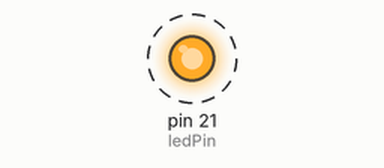
This program was run on a simulated Raspberry Pi (header pin numbers). Shown: output pins drawn as LEDs (lit = HIGH). Dashed ring = blinking. What the program prints to the terminal is not drawn.

Above: at 0.5 s.
Timing chart, 0 to 4.6 s (numbered marks = the images above):
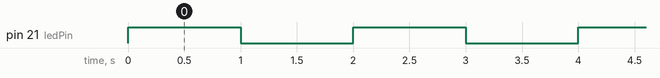

Measured:
- by itself, pin 21 (ledPin): alternates HIGH for 1.0 s and LOW for 1.0 s

The program:

ledBlink.py
```python
import RPi.GPIO as GPIO    # Import Raspberry Pi GPIO library
from time import sleep     # Import the sleep function from the time module

ledPin = 21

#GPIO.setmode(GPIO.BCM)   # Use LOGICAL pin numbering

GPIO.setmode(GPIO.BOARD)   # Use PHYSICAL pin numbering

GPIO.setwarnings(False)    # Ignore warning for now

GPIO.setup(ledPin, GPIO.OUT)   # Set pin 8 to be an output pin


while True:
    GPIO.output(ledPin, GPIO.HIGH) # Turn on
    print("LED ON")
    sleep(1)                  # Sleep for 1 second

    GPIO.output(ledPin, GPIO.LOW)  # Turn off
    print("LED OFF")
    sleep(1)                  # Sleep for 1 secondß
```
